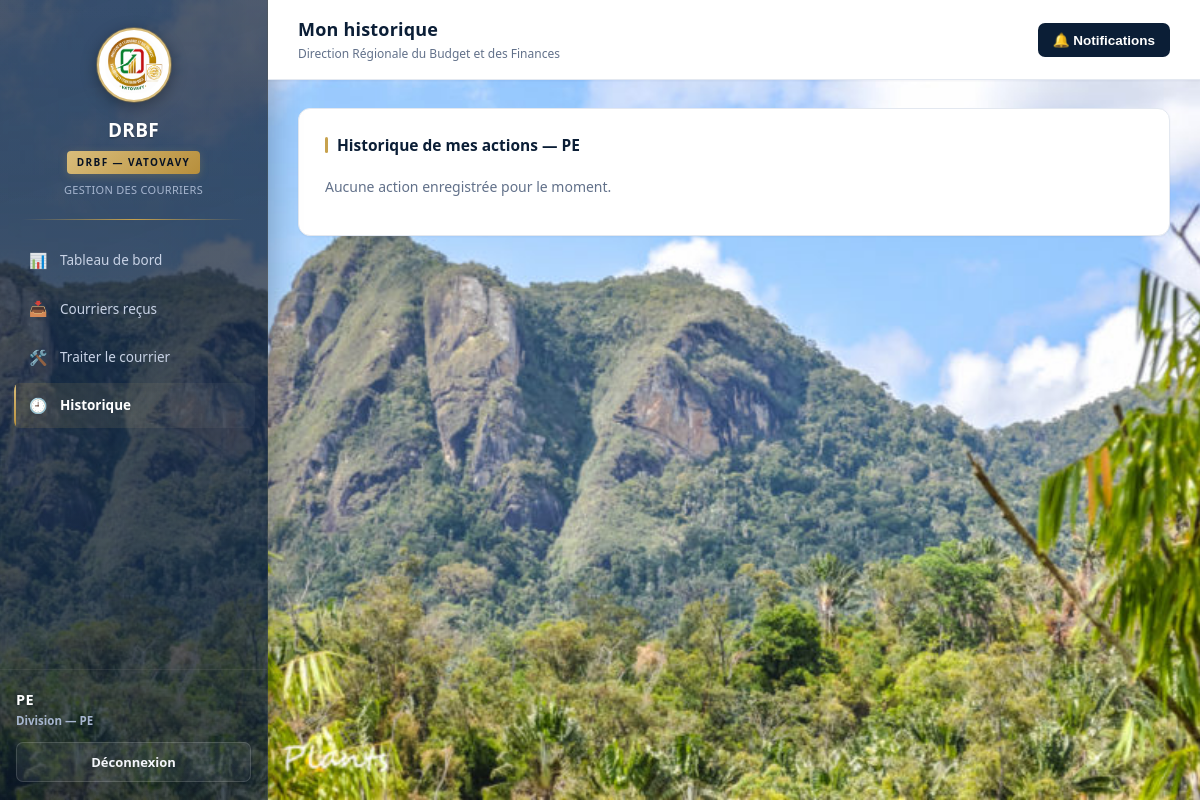
/division/historique.php (signed in), run on the app's committed database.
### tables this page shows
CREATE TABLE users (
    id INT AUTO_INCREMENT PRIMARY KEY,
    username VARCHAR(100) UNIQUE NOT NULL,
    password VARCHAR(255) NOT NULL,
    role VARCHAR(30) NOT NULL,              
    service VARCHAR(10) DEFAULT NULL,       
    division_code VARCHAR(30) DEFAULT NULL,
    actif TINYINT(1) NOT NULL DEFAULT 1,
    created_at DATETIME NOT NULL DEFAULT CURRENT_TIMESTAMP
);

### includes/fonctions.php (called while the page is built, shortened)
<?php
require_once __DIR__ . '/../config/database.php';
function base_url(): string {
    if (!function_exists('__drbf_base_url')) {
        function __drbf_base_url(): string {
            $segments = explode('/', trim($_SERVER['SCRIPT_NAME'] ?? '', '/'));
            return '/' . ($segments[0] ?? '');
        }
    }
    return __drbf_base_url();
}
function root_url(string $path = ''): string {
    return base_url() . '/' . ltrim($path, '/');
}
function current_user(): ?array {
    $stmt = getDB()->prepare("SELECT * FROM users WHERE id = ?");
    $stmt->execute([$_SESSION['user_id']]);
    $u = $stmt->fetch() ?: null;
    return $u;
}
function require_login(): array {
    $u = current_user();
    return $u;
}
function require_role(array $roles): array {
    $u = require_login();
    return $u;
}
function role_label(string $role): string {
    $labels = [
        'secretaire'    => 'Secrétaire',
        'drbf'          => 'Directeur Régional du Budget et des Finances',
        'chef_srb'      => 'Chef Service Régional du Budget',
        'chef_srsp'     => 'Chef Service Régional du Solde et Pension',
        'srpe'          => 'Chef Service Régional du Patrimoine de l\'État',
        'division'      => 'Division',
        'coordonnateur' => 'Coordonnateur',
    ];
    return $labels[$role] ?? $role;
}
function e(string $s): string { return htmlspecialchars($s, ENT_QUOTES, 'UTF-8'); }

### config/database.php (called while the page is built)
<?php
function getDB(): PDO
{
    static $pdo = null;
    if ($pdo === null) {
        $host = 'localhost';
        $dbname = 'drbf';
        $username = 'root';
        $password = '';
        $pdo = new PDO(
            "mysql:host=$host;dbname=$dbname;charset=utf8mb4",
            $username,
            $password
        );
        $pdo->setAttribute(PDO::ATTR_ERRMODE, PDO::ERRMODE_EXCEPTION);
        $pdo->setAttribute(PDO::ATTR_DEFAULT_FETCH_MODE, PDO::FETCH_ASSOC);
    }
    return $pdo;
}

### division/historique.php (the view, shortened to what this page needs)
<?php
require_once __DIR__ . '/../includes/fonctions.php';
$u = require_role(['division']);
$hist = get_historique_utilisateur($u['id']);
$pageTitle = "Mon historique";
$activeNav = 'historique';
include __DIR__ . '/../includes/header.php';
?>
<div class="panel">
  <h3>Historique de mes actions — <?= e($u['division_code']) ?></h3>
  <?php if (empty($hist)): ?>
    <p style="color:var(--muted);">Aucune action enregistrée pour le moment.</p>
  <?php endif; ?>
</div>
<?php include __DIR__ . '/../includes/footer.php'; ?>

### includes/header.php (shortened to what this page needs)
<?php
$nav = $navByRole[$u['role']] ?? [];
?>
<!DOCTYPE html>
<html lang="fr">
<head>
</head>
<body>
<div class="layout">
  <aside class="sidebar">
    <div class="brand">
      <img class="brand-logo" src="<?= root_url('assets/logo_drbf.png') ?>" alt="Logo DRBF">
      <h1>DRBF</h1>
      <span class="tag">DRBF — VATOVAVY</span>
      <p>Gestion des Courriers</p>
    </div>
    <nav>
      <?php foreach ($nav as $item): ?>
        <a href="<?= root_url($item['href']) ?>" class="<?= $activeNav === $item['key'] ? 'active' : '' ?>">
          <span class="icon"><?= $item['icon'] ?></span><?= e($item['label']) ?>
        </a>
      <?php endforeach; ?>
    </nav>
    <div class="userbox">
      <div class="name"><?= e(strtoupper($u['username'])) ?></div>
      <div class="role"><?= e(role_label($u['role'])) ?><?= $u['division_code'] ? ' — ' . e($u['division_code']) : ($u['service'] ? ' — ' . e($u['service']) : '') ?></div>
      <a class="logout" href="<?= root_url('logout.php') ?>">Déconnexion</a>
    </div>
  </aside>
  <div class="main">
    <div class="topbar">
      <div>
        <h2><?= e($pageTitle) ?></h2>
        <div class="sub">Direction Régionale du Budget et des Finances</div>
      </div>
      <div class="notif-wrap">
        <button class="notif-btn" onclick="toggleNotif(this)">
          🔔 Notifications
        </button>
      </div>
    </div>
    <div class="content">

### data on the page
users: username "PE", role "Division", division_code "PE"

### other printed values
$item['icon'] "📊"
$item['label'] "Tableau de bord"
$item['icon'] "📥"
$item['label'] "Courriers reçus"
$item['icon'] "🛠️"
$item['label'] "Traiter le courrier"
$item['icon'] "🕘"
$item['label'] "Historique"
$pageTitle "Mon historique"
